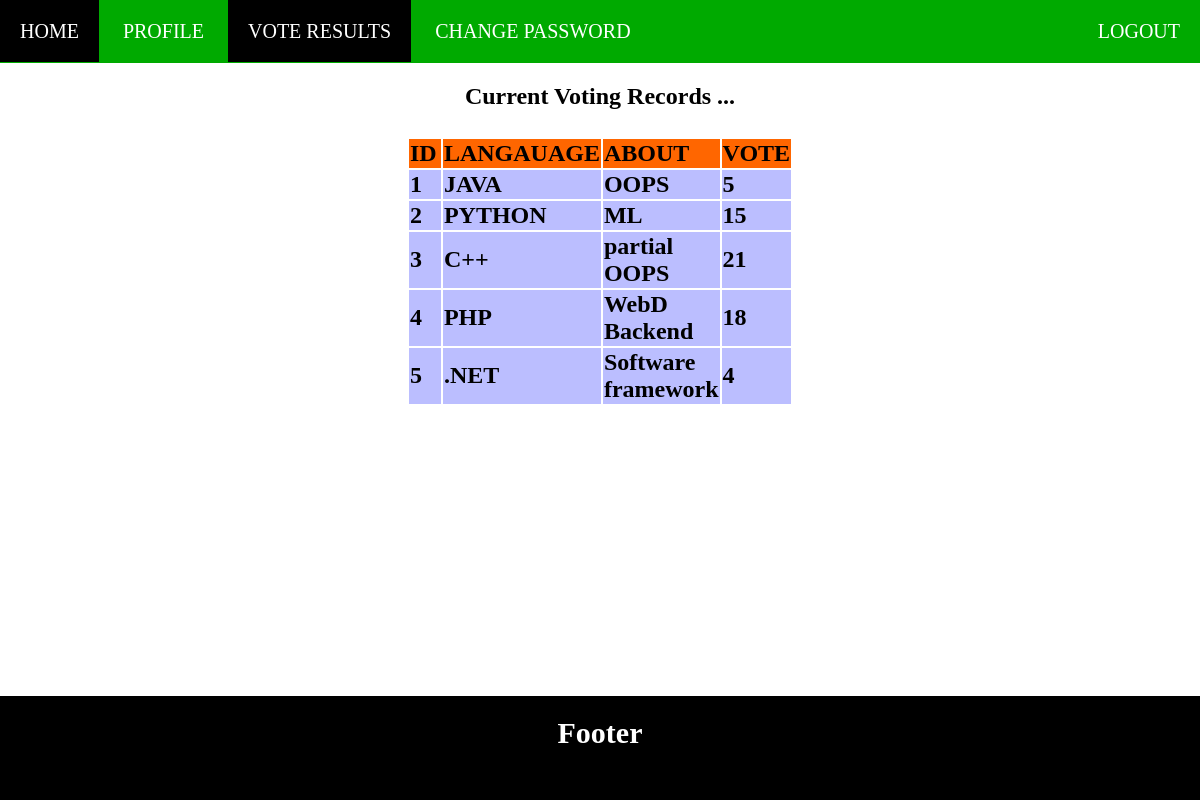
The page /vote_results.php (signed in) on the database its author committed.
### tables this page shows
CREATE TABLE `languages` (
  `id` int(11) NOT NULL,
  `personName` varchar(20) NOT NULL,
  `about` varchar(500) NOT NULL,
  `voteCount` varchar(500) NOT NULL
);

### vote_results.php (the view, shortened to what this page needs)
<!DOCTYPE html>
<html>
<head>
	<link rel="stylesheet" type="text/css" href="css/style.css">
</head>
<body>
	<div class="menu">
		<a href="voter.php">HOME</a>
		<a href="profile.php">PROFILE</a>
		<a href="vote_results.php" class="active">VOTE RESULTS</a>
		<a href="change_password.php">CHANGE PASSWORD</a>
		<div class="menu-log">
			<a href="Logout.php">LOGOUT</a>
		</div>
	</div>
    <h2 style="text-align:center">
        Current Voting Records ...<br><br>
        <?php
            include "Config.php";
            $member = mysqli_query($con, 'SELECT * FROM languages' );
            if (mysqli_num_rows($member)== 0 ) {
                echo '<font color="red">No results found</font>';
            }
            else {
                echo '
                    <center> <table>
                        <tr bgcolor="#FF6600">
                            <td width="30px">ID</td>
                            <td width="100px">LANGAUAGE</td>
                            <td width="100px">ABOUT</td>
                            <td width="30px">VOTE</td>
                        </tr>';
                while($mb=mysqli_fetch_object($member)) {
                    $id=$mb->id;
                    $name=$mb->personName;
                    $about=$mb->about;
                    $vote=$mb->voteCount;
                    echo '
                        <tr bgcolor="#BBBEFF">
                            <td>'.$id.'</td>
                            <td>'.$name.'</td>
                            <td>'.$about.'</td>
                            <td>'.$vote.'</td>
                        </tr>';
                }
                echo '</table> </center>';
            }
        ?>
    </h2>
    <footer>Footer</footer>
</body>
</html>

### css/style.css (style rules this page uses)
body { margin: 0 auto; background-position:center; background-size: contain; }
.menu { position: sticky; top: 0; background-color: #00aa00; padding:20px 0px 20px 0px; color:white; margin: 0 auto; overflow: hidden; }
.menu a { float left; color: white; text-align: center; padding: 20px 20px; text-decoration: none; font-size: 20px; }
.menu a:hover, .menu .active { background-color: black; }
.menu-log { right: auto; float: right; }
footer { width: 100%; bottom: 0px; background-color: #000; color: #fff; position: absolute; padding-top:20px; padding-bottom:50px; text-align:center; font-size:30px; font-weight:bold; }

### rows shown on the page
languages: id "1", personName "JAVA", about "OOPS", voteCount "5"
languages: id "2", personName "PYTHON", about "ML", voteCount "15"
languages: id "3", personName "C++", about "partial OOPS", voteCount "21"
languages: id "4", personName "PHP", about "WebD Backend", voteCount "18"
languages: id "5", personName ".NET", about "Software framework", voteCount "4"
